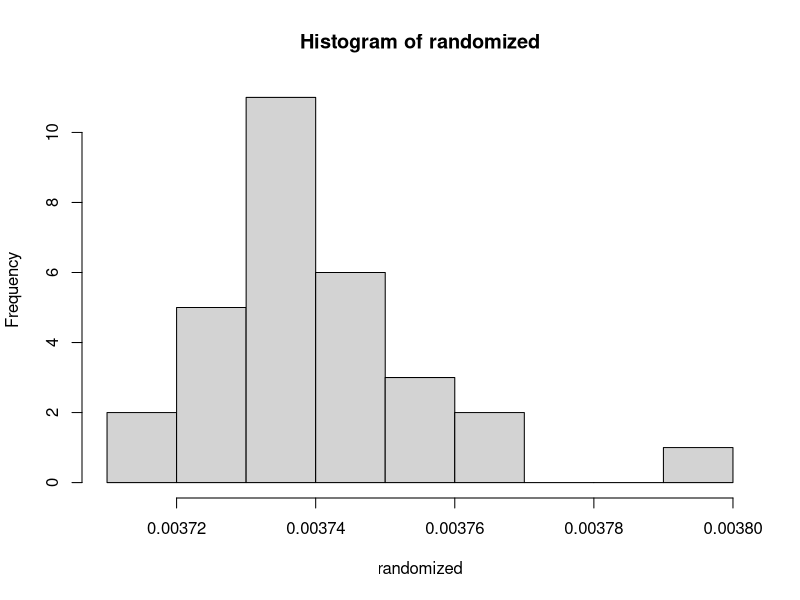
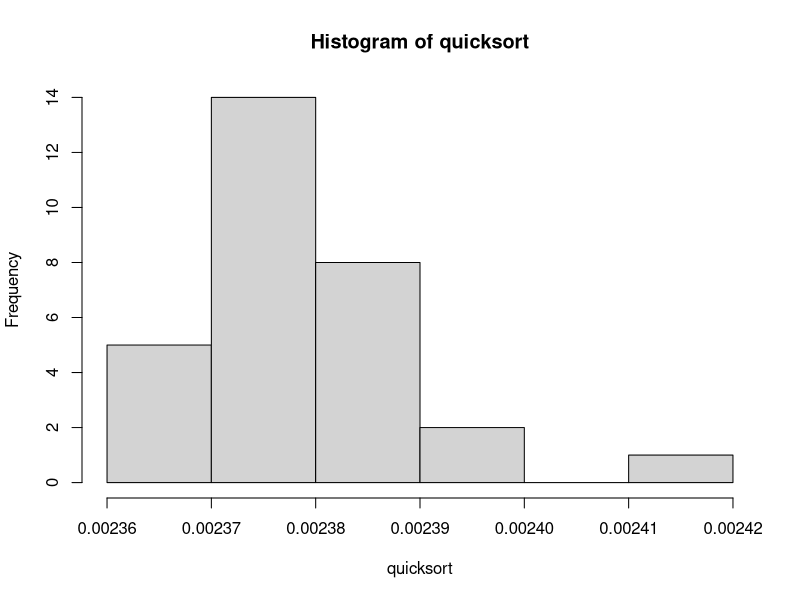
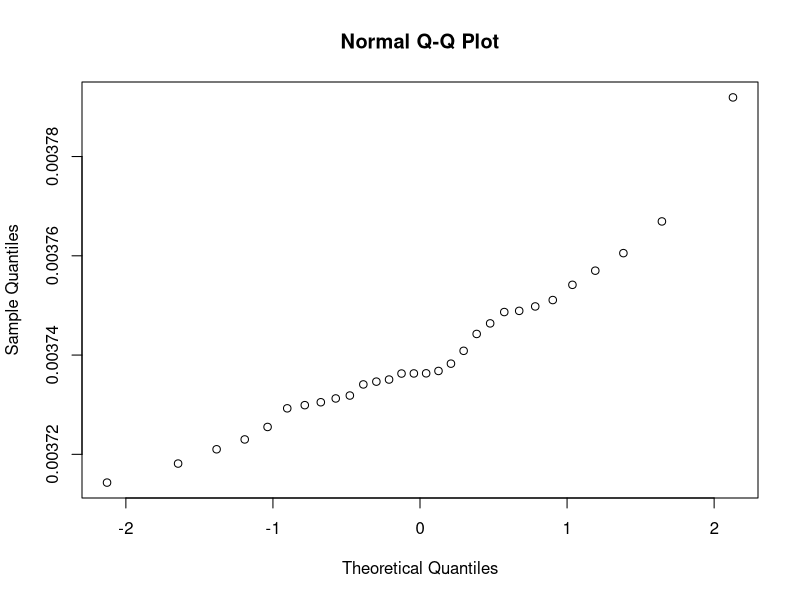
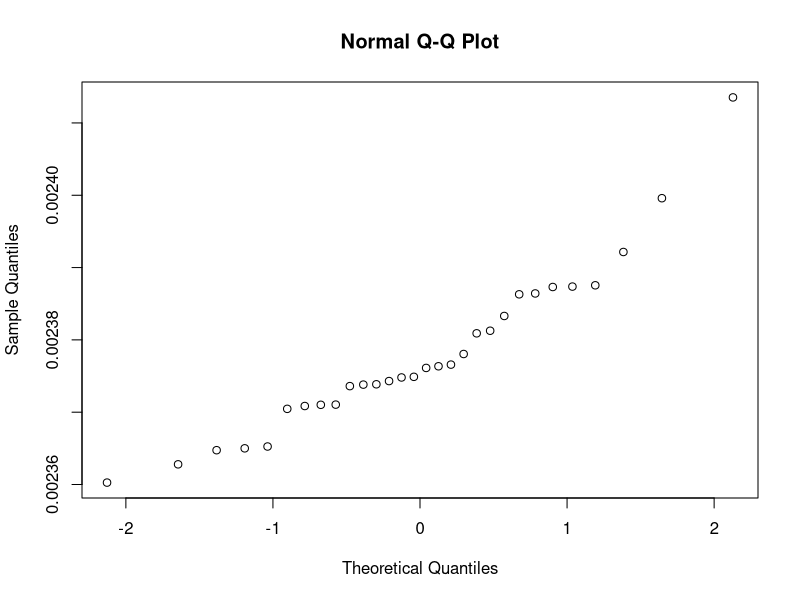

These charts were generated, in order, by the following R code:
## ---- chunk 1
randomized <- c(0.0037919153213500974, 0.003730498671531677, 0.003738272762298584, 0.0037498003721237183, 0.003714310073852539, 0.003723004913330078, 0.0037312618970870974, 0.0037346516132354735, 0.003744258379936218, 0.0037340888977050782, 0.003751088571548462, 0.0037489099740982057, 0.003729910635948181, 0.003735074472427368, 0.0037363264560699464, 0.003731849002838135, 0.0037362815856933594, 0.003746387720108032, 0.003748671078681946, 0.003766928148269653, 0.0037255181550979615, 0.0037368008136749267, 0.0037363009691238403, 0.0037570066690444945, 0.003754155492782593, 0.0037408593893051146, 0.0037605408191680907, 0.003721022367477417, 0.0037181437730789183, 0.003729272174835205)

hist(randomized)

quicksort <- c(0.0024135305881500244, 0.0023780473232269286, 0.0023761203289031983, 0.002386420822143555, 0.002365254545211792, 0.002371022081375122, 0.0023650025367736817, 0.002374802589416504, 0.0023809070348739625, 0.002371046781539917, 0.002387547755241394, 0.002381264567375183, 0.00237381432056427, 0.0023738585472106934, 0.002374890756607056, 0.0023736051082611084, 0.002374304628372192, 0.0023833055973052977, 0.0023873131275177002, 0.002399591112136841, 0.002370854139328003, 0.002370462894439697, 0.0023763494968414307, 0.0023873697996139526, 0.0023863013982772826, 0.002376580047607422, 0.00239215407371521, 0.002362789750099182, 0.0023602646350860596, 0.0023647449016571047)

hist(quicksort)

mean(randomized)
mean(quicksort)
var(randomized)
var(quicksort)

qqnorm(randomized)
qqnorm(quicksort)

shapiro.test(randomized) # rejects -> data is not normal
shapiro.test(quicksort) # same

t.test(randomized, quicksort)
